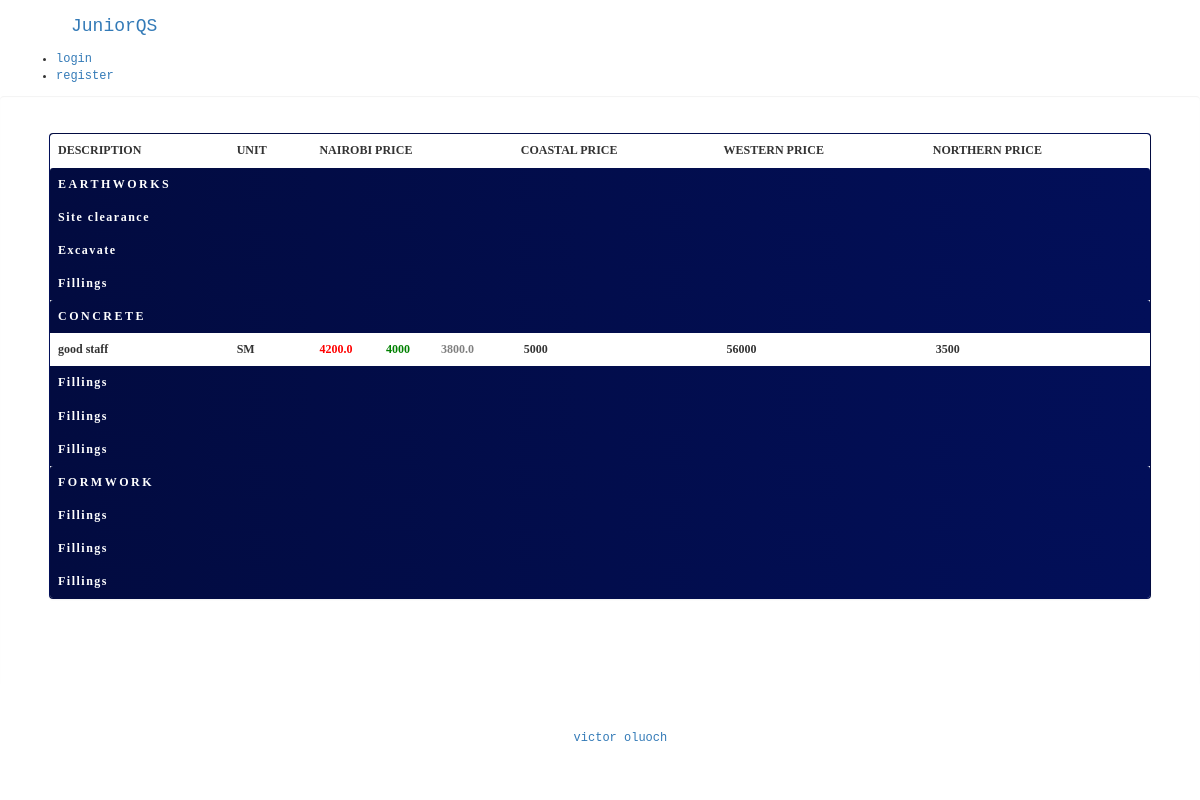
The app's page /home, older data.
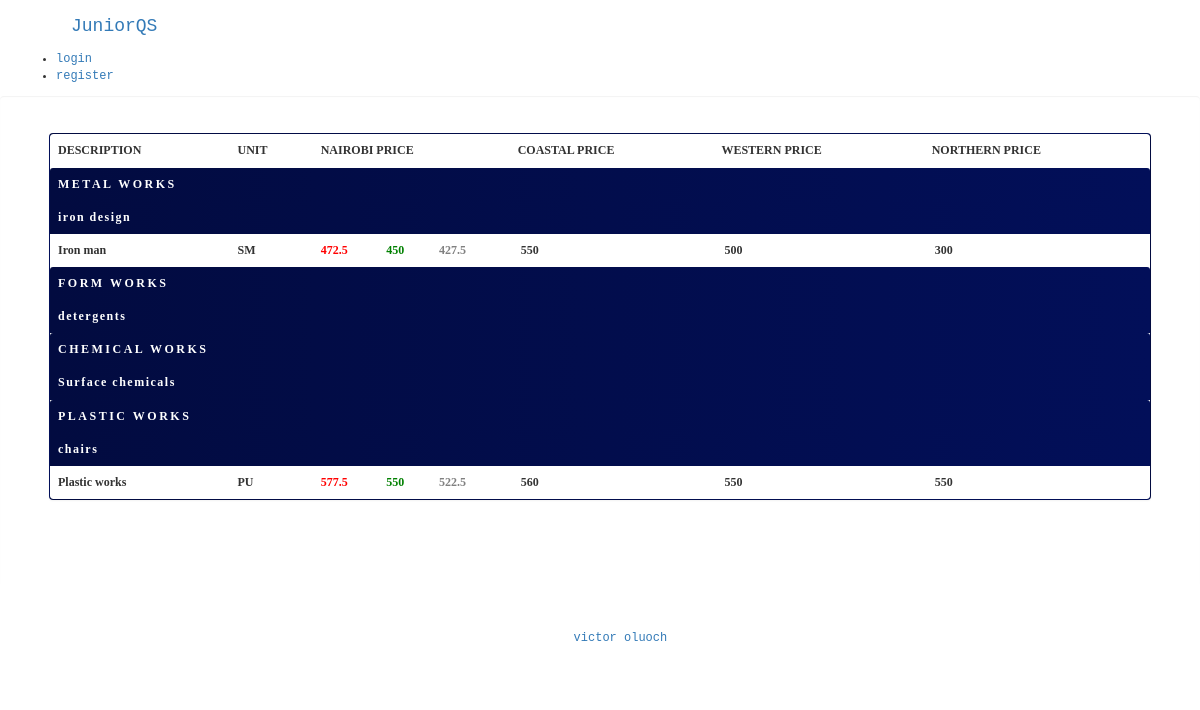
The same page, newer data.
### app/models.py (models this page shows, shortened)
class Category(db.Model):
    id = db.Column(db.Integer, primary_key=True)
    subcategory_id = db.relationship('Subcategory', backref='subcategory', lazy='dynamic')
    description_id = db.relationship('Description', backref='desc', lazy='dynamic')
    name = db.Column(db.String(250))

class Subcategory(db.Model):
    id = db.Column(db.Integer, primary_key=True)
    description_id = db.relationship('Description', backref='description', lazy='dynamic')
    category = db.Column(db.Integer, db.ForeignKey('category.id'))
    name = db.Column(db.String(250))

class Description(db.Model):
    id = db.Column(db.Integer, primary_key=True)
    unit = db.Column(db.String(250), nullable=False)
    subcategory_id = db.Column(db.Integer, db.ForeignKey('subcategory.id'), nullable=False)
    category_id = db.Column(db.Integer, db.ForeignKey('category.id'), nullable=False)
    nairobi_region = db.Column(db.Integer)
    coastal_region = db.Column(db.Integer)
    western_region = db.Column(db.Integer)
    nothern_region = db.Column(db.Integer)
    name = db.Column(db.String(250), nullable=False)

### app/routes.py (the view)
@app.route('/', methods=['GET'])
@app.route('/home', methods=['GET'])
def home():
    cat = Category.query.all()
    desc = Description.query.all()
    subcategory = Subcategory.query.all()
    return render_template('dashboard.html', cat=cat, desc=desc, subcategory=subcategory)

### app/templates/dashboard.html (shortened to what the changed rows need)
{% extends 'public/main.html'%}
{% block body %}
<div class="pannel-main">
    <div class="row">
        <div class="col-sm-12">
            <div class="col-sm-12" id="itemsListDiv">
                <div class="row">
                    <div class="col-sm-12" id="itemsListTable">
                        <div class="col-xs-12">
                            <div class="panel"
                                style="background-image: linear-gradient(to right, #020B40, #020F59);">
                                <div class="table table-responsive">
                                    <table class="table"
                                        style="font-family: Georgia, 'Times New Roman', Times, serif; font-weight: bolder;">
                                        <thead>
                                            <tr style="background-color: transparent;">
                                                <th>DESCRIPTION</th>
                                                <th>UNIT</th>
                                                <th>NAIROBI PRICE</th>
                                                <th>COASTAL PRICE</th>
                                                <th>WESTERN PRICE</th>
                                                <th>NORTHERN PRICE</th>
                                            </tr>
                                        </thead>
                                        <tbody>
                                            <tr>
                                                {% for det in cat%}
                                                <td class="panel-heading"
                                                    style="background-image: linear-gradient(to right, #020B40, #020F59); font-weight: bolder; text-transform: uppercase; color: white; letter-spacing: .25rem;"
                                                    colspan="8">{{det.name}}
                                                </td>
                                            </tr>
                                            {% for sub in subcategory%}
                                            {%if sub.category == det.id%}
                                            <tr class="subcategory">
                                                <td style="font-weight:700; color: white; letter-spacing: .15rem;"
                                                    colspan="8">{{sub.name}}</td>
                                            </tr>
                                            {%endif%}
                                            {% for details in desc%}
                                            <tr class="desc">
                                                {%if details.subcategory_id == sub.id and details.category_id ==
                                                det.id %}
                                                <td>{{details.name}}</td>
                                                <td>{{details.unit}}</td>
                                                <td>
                                                    <table>
                                                        <tr>
                                                            <td style="color: red;" class="large_font">
                                                                {{details.nairobi_region * 1.05}}</td>
                                                            <td style="color: green;" class="large_font">
                                                                &nbsp;{{details.nairobi_region}}&nbsp;</td>
                                                            <td style="color: gray;" class="large_font">
                                                                {{details.nairobi_region * 0.95}}</td>
                                                        </tr>
                                                    </table>
                                                </td>
                                                <td>
                                                    <table>
                                                        <tr>
                                                            <td class="large_font">
                                                                &nbsp;{{details.coastal_region}}&nbsp;</td>
                                                        </tr>
                                                    </table>
                                                </td>
                                                <td>
                                                    <table>
                                                        <tr>
                                                            <td class="large_font">
                                                                &nbsp;{{details.western_region}}&nbsp;</td>
                                                        </tr>
                                                    </table>
                                                </td>
                                                <td>
                                                    <table>
                                                        <tr>
                                                            <td class="large_font">
                                                                &nbsp;{{details.nothern_region}}&nbsp;</td>
                                                        </tr>
                                                    </table>
                                                </td>
                                                {% endif %}
                                            </tr>
                                            {%endfor%}
                                            {%endfor%}
                                            {% endfor%}
                                        </tbody>
                                    </table>
                                </div>
                            </div>
                        </div>
                    </div>
                </div>
            </div>
        </div>
    </div>
</div>
{% endblock body%}

Row changes from the older to the newer data that the page shows:
removed Subcategory: name "Fillings", shown under Category "CONCRETE"
removed Subcategory: name "Fillings", shown under Category "CONCRETE"
removed Subcategory: name "Fillings", shown under Category "FORMWORK"
removed Subcategory: name "Fillings", shown under Category "FORMWORK"
removed Subcategory: name "Fillings", shown under Category "FORMWORK"
changed Category: name "EARTHWORKS" → "METAL WORKS"; loses Subcategory (name "Excavate"); loses Subcategory (name "Fillings")
changed Subcategory: name "Site clearance" → "iron design"; gains Description (name "Iron man", unit "SM", details.nairobi_region*1.05 "472.5", nairobi_region "450", details.nairobi_region*0.95 "427.5", coastal_region "550", western_region "500", nothern_region "300")
changed Category: name "CONCRETE" → "FORM WORKS"; gains Subcategory (name "detergents"); loses Subcategory (name "Fillings")
changed Category: name "FORMWORK" → "CHEMICAL WORKS"; gains Subcategory (name "Surface chemicals")
changed Subcategory: loses Description (name "good staff", unit "SM", details.nairobi_region*1.05 "4200.0", nairobi_region "4000", details.nairobi_region*0.95 "3800.0", coastal_region "5000", western_region "56000", nothern_region "3500")
added Category: name "PLASTIC WORKS", Subcategory (name "chairs")
added Description: name "Plastic works", unit "PU", details.nairobi_region*1.05 "577.5", nairobi_region "550", details.nairobi_region*0.95 "522.5", coastal_region "560", western_region "550", nothern_region "550", shown under Subcategory "chairs"
